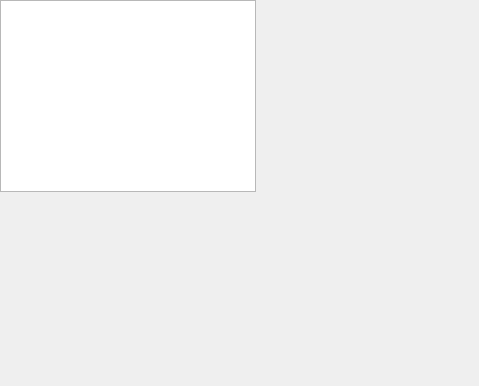
<?xml version="1.0" encoding="UTF-8"?>
<ui version="4.0">
 <class>Dialog2</class>
 <widget class="QDialog" name="Dialog2">
  <property name="enabled">
   <bool>true</bool>
  </property>
  <property name="geometry">
   <rect>
    <x>0</x>
    <y>0</y>
    <width>479</width>
    <height>386</height>
   </rect>
  </property>
  <property name="windowTitle">
   <string>Dialog</string>
  </property>
  <widget class="QGraphicsView" name="graphicsView">
   <property name="geometry">
    <rect>
     <x>0</x>
     <y>0</y>
     <width>256</width>
     <height>192</height>
    </rect>
   </property>
  </widget>
 </widget>
 <resources/>
 <connections/>
</ui>
